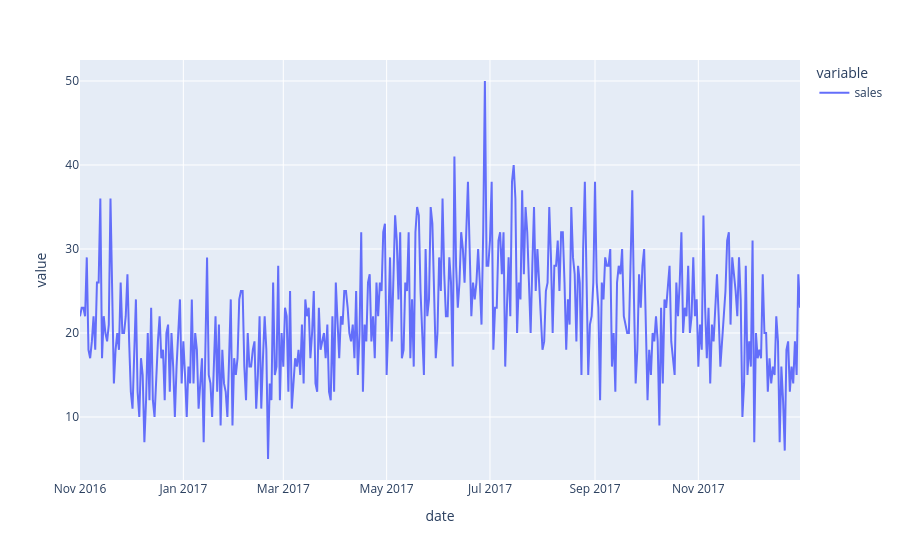

The notebook cell saved with this chart:
### Code cell
df_1_1.iloc[1400:,].plot()

### Figure 1 — Plotly figure (JSON) as saved in the notebook; plotly's stock layout.template omitted (floating-point values rounded to 4 significant figures; data arrays with more than 128 entries replaced by an {"elided": "..."} marker saying what was removed)
{"data": [{"hovertemplate": "variable=sales<br>date=%{x}<br>value=%{y}<extra></extra>", "legendgroup": "sales", "line": {"color": "#636efa", "dash": "solid"}, "mode": "lines", "name": "sales", "orientation": "v", "showlegend": true, "type": "scatter", "x": {"elided": "426 str values"}, "xaxis": "x", "y": {"elided": "426 int values"}, "yaxis": "y"}], "layout": {"legend": {"title": {"text": "variable"}, "tracegroupgap": 0}, "margin": {"t": 60}, "xaxis": {"anchor": "y", "domain": [0, 1], "title": {"text": "date"}}, "yaxis": {"anchor": "x", "domain": [0, 1], "title": {"text": "value"}}}}
